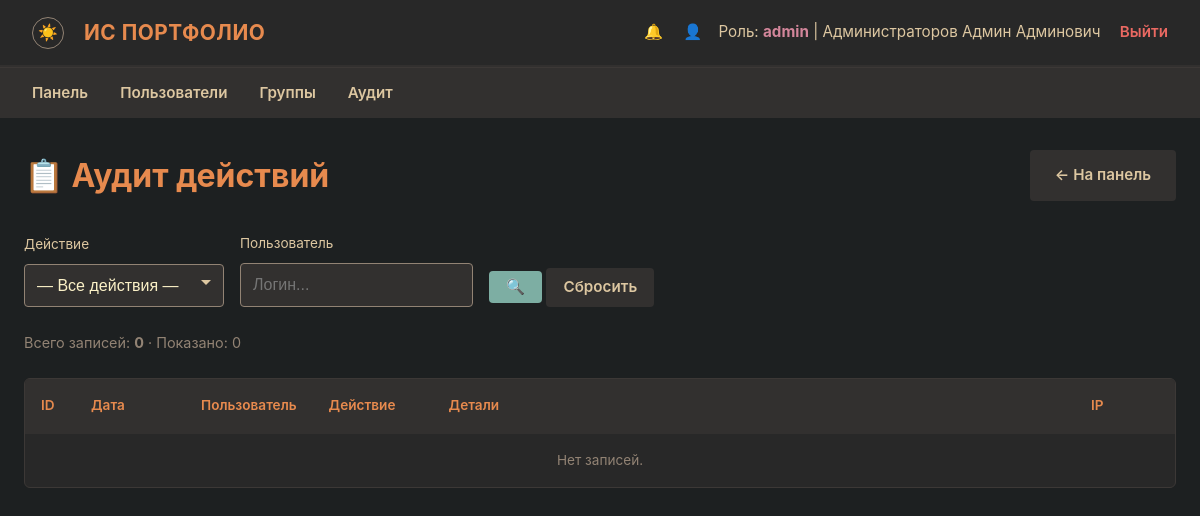
Before: /admin/audit (signed in) with the older database file.
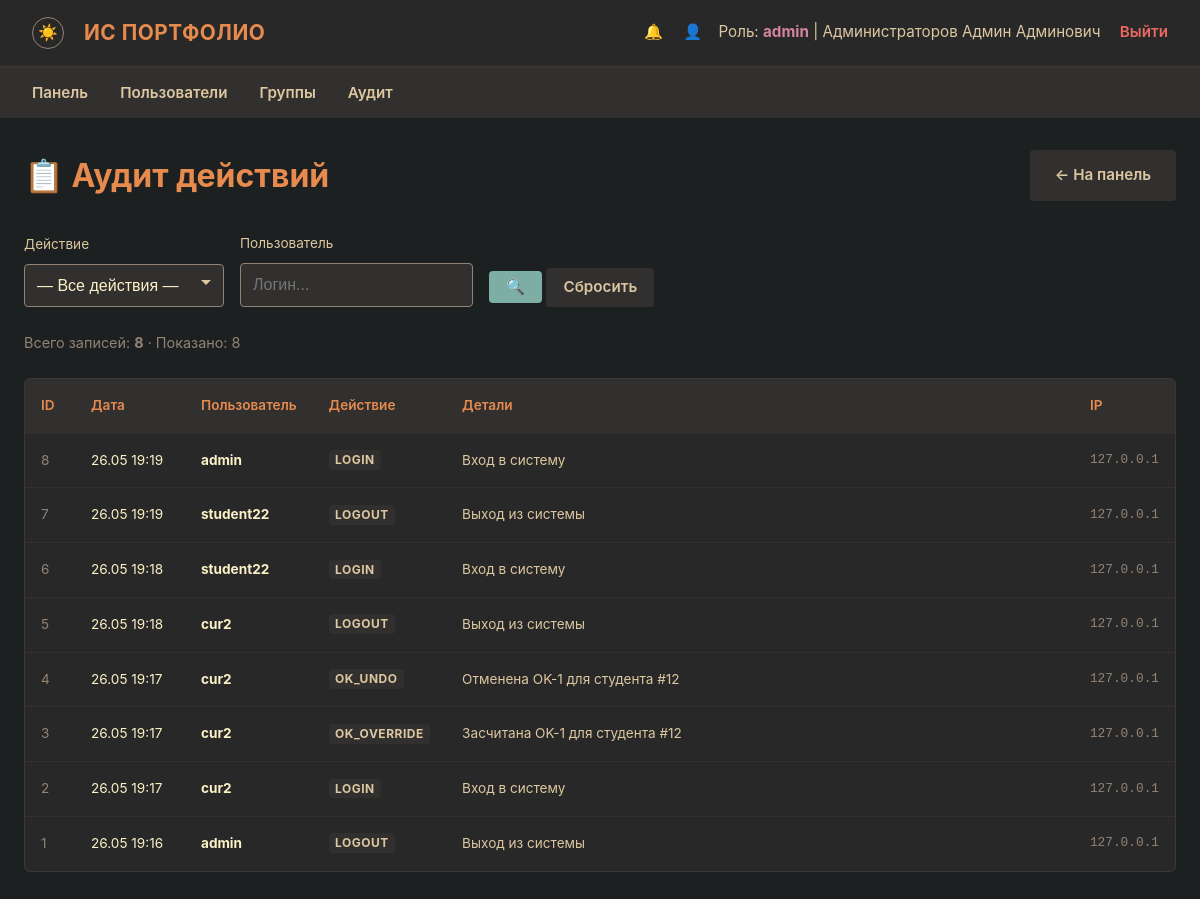
After: the same page with the newer database file.
### models.py (models this page shows, shortened)
class User(db.Model, UserMixin):
    __tablename__ = 'users'
    id: int = db.Column(db.Integer, primary_key=True)
    username: str = db.Column(db.String(50), unique=True, nullable=False)
    password_hash: str = db.Column(db.String(256), nullable=False)
    role: str = db.Column(db.String(20), nullable=False)
    last_name: Optional[str] = db.Column(db.String(50), nullable=True)
    first_name: Optional[str] = db.Column(db.String(50), nullable=True)
    patronymic: Optional[str] = db.Column(db.String(50), nullable=True)
    group_name: Optional[str] = db.Column(db.String(20), nullable=True)
    group_id: Optional[int] = db.Column(db.Integer, db.ForeignKey('groups.id'), nullable=True)
    events = db.relationship('Event', backref='student', lazy=True, cascade='all, delete-orphan')
    notifications = db.relationship('Notification', backref='user', lazy=True, cascade='all, delete-orphan')
    scholarship_requests = db.relationship('ScholarshipRequest', backref='student', lazy=True, cascade='all, delete-orphan')
    curated_groups = db.relationship('Group', foreign_keys='Group.curator_id',
                                     back_populates='curator', lazy='select')

class AuditLog(db.Model):
    __tablename__ = 'audit_log'
    id: int = db.Column(db.Integer, primary_key=True)
    user_id: int = db.Column(db.Integer, db.ForeignKey('users.id'), nullable=True)
    username: str = db.Column(db.String(50), nullable=False)
    action: str = db.Column(db.String(50), nullable=False)
    details: Optional[str] = db.Column(db.Text, nullable=True)
    ip_address: Optional[str] = db.Column(db.String(45), nullable=True)
    created_at: datetime = db.Column(db.DateTime, default=datetime.utcnow, nullable=False)

### routes/admin.py (the view)
    @app.route('/admin/audit', methods=['GET'])
    @login_required
    def admin_audit():
        if current_user.role != UserRole.ADMIN:
            _admin_only()
        from models import AuditLog
        from sqlalchemy import desc
        page = request.args.get('page', 1, type=int)
        per_page = 50
        action_filter = request.args.get('action', '')
        user_filter = request.args.get('username', '')
        q = AuditLog.query
        if action_filter:
            q = q.filter(AuditLog.action == action_filter)
        if user_filter:
            q = q.filter(AuditLog.username.ilike(f'%{user_filter}%'))
        q = q.order_by(desc(AuditLog.created_at))
        total = q.count()
        offset = (page - 1) * per_page
        logs = q.offset(offset).limit(per_page).all()
        actions = [r[0] for r in db.session.query(AuditLog.action).distinct().order_by(AuditLog.action).all()]
        return render_template('admin_audit.html',
                               logs=logs, page=page, per_page=per_page,
                               total=total, actions=actions,
                               action_filter=action_filter,
                               user_filter=user_filter)

### helpers.py (called while the page is built)
def generate_csrf_token() -> str:
    if '_csrf_token' not in session:
        session['_csrf_token'] = secrets.token_hex(CSRF_TOKEN_BYTES)
    return session['_csrf_token']

### templates/admin_audit.html (shortened to what this page needs)
{% extends 'base.html' %}
{% block content %}
<div class="page-header">
    <h1 style="color: var(--orange); margin: 0;">📋 Аудит действий</h1>
    <a href="{{ url_for('admin_dashboard') }}" class="btn" style="background-color: var(--bg2); color: var(--fg1); text-decoration: none;">← На панель</a>
</div>
<form method="GET" style="display: flex; gap: 1rem; margin-bottom: 1.5rem; flex-wrap: wrap; align-items: flex-end;">
    <div class="form-group" style="margin: 0; min-width: 200px;">
        <label for="action" style="font-size: 0.85rem;">Действие</label>
        <select id="action" name="action" class="form-control" onchange="this.form.submit()">
            <option value="">— Все действия —</option>
        </select>
    </div>
    <div class="form-group" style="margin: 0; min-width: 200px;">
        <label for="username" style="font-size: 0.85rem;">Пользователь</label>
        <input type="text" id="username" name="username" class="form-control"
               placeholder="Логин..." value="{{ user_filter }}" onchange="this.form.submit()">
    </div>
    <div style="padding-top: 1.2rem;">
        <button type="submit" class="btn btn-primary" style="padding: 0.4rem 1rem;">🔍</button>
        <a href="{{ url_for('admin_audit') }}" class="btn" style="background: var(--bg2); color: var(--fg1); padding: 0.4rem 1rem;">Сбросить</a>
    </div>
</form>
<p style="color: var(--gray); font-size: 0.9rem; margin-bottom: 1rem;">
    Всего записей: <strong>{{ total }}</strong>
    · Показано: {{ logs|length }}
</p>
<div class="table-responsive">
    <table style="font-size: 0.85rem;">
        <thead>
            <tr>
                <th style="width: 50px;">ID</th>
                <th style="width: 110px;">Дата</th>
                <th style="width: 90px;">Пользователь</th>
                <th style="width: 120px;">Действие</th>
                <th>Детали</th>
                <th style="width: 100px;">IP</th>
            </tr>
        </thead>
        <tbody>
            {% for log in logs %}
            <tr>
                <td style="color: var(--gray);">{{ log.id }}</td>
                <td style="white-space: nowrap;">{{ log.created_at.strftime('%d.%m %H:%M') if log.created_at else '' }}</td>
                <td style="font-weight: bold; color: var(--fg0);">{{ log.username }}</td>
                <td><span class="status-badge" style="font-size: 0.75rem; background: var(--bg2); color: var(--fg1); padding: 0.15rem 0.4rem;">{{ log.action }}</span></td>
                <td style="color: var(--fg1); max-width: 350px; overflow: hidden; text-overflow: ellipsis; white-space: nowrap;" title="{{ log.details or '' }}">{{ log.details or '—' }}</td>
                <td style="color: var(--gray); font-family: monospace; font-size: 0.8rem;">{{ log.ip_address or '—' }}</td>
            </tr>
            {% else %}
            <tr><td colspan="6" style="text-align: center; color: var(--gray);">Нет записей.</td></tr>
            {% endfor %}
        </tbody>
    </table>
</div>
{% endblock %}

### templates/base.html (shortened to what this page needs)
<!DOCTYPE html>
<html lang="ru">
<head>
    <link rel="stylesheet" href="{{ url_for('static', filename='css/style.css') }}">
</head>
<body>
    {% if current_user.is_authenticated %}
    <nav class="navbar">
        <div class="navbar-brand">
            <button class="theme-toggle" id="themeToggle" title="Сменить тему">☀️</button>
            ИС Портфолио
        </div>
        <div class="navbar-user">
            <a href="{{ url_for('notifications') }}" style="color: var(--fg1); text-decoration: none; margin-right: 1rem; position: relative;">
                🔔
            </a>
            <a href="{{ url_for('profile') }}" style="color: var(--fg1); text-decoration: none; margin-right: 0.75rem;">👤</a>
            Роль: <strong>{{ current_user.role }}</strong> |
            {% if current_user.last_name or current_user.first_name %}
            {{ current_user.last_name or '' }} {{ current_user.first_name or '' }} {{ current_user.patronymic or '' }}
            {% else %}
            {{ current_user.username }}
            {% endif %}
            <a href="{{ url_for('logout') }}" class="logout-link">Выйти</a>
        </div>
    </nav>
    <nav class="role-nav">
        <ul>
            {% if current_user.role == 'admin' %}
            <li><a href="{{ url_for('admin_dashboard') }}">Панель</a></li>
            <li><a href="{{ url_for('admin_users') }}">Пользователи</a></li>
            <li><a href="{{ url_for('admin_groups') }}">Группы</a></li>
            <li><a href="{{ url_for('admin_audit') }}">Аудит</a></li>
            {% elif current_user.role == 'student' %}
            <li><a href="{{ url_for('student_dashboard') }}">Моя панель</a></li>
            <li><a href="{{ url_for('student_create') }}">Создать пост</a></li>
            <li><a href="{{ url_for('student_history') }}">История</a></li>
            <li><a href="{{ url_for('rating') }}">Рейтинг</a></li>
            {% elif current_user.role == 'curator' %}
            <li><a href="{{ url_for('curator_dashboard') }}">Панель куратора</a></li>
            <li><a href="{{ url_for('curator_pending') }}">Заявки</a></li>
            <li><a href="{{ url_for('curator_resolved') }}">Журнал</a></li>
            <li><a href="{{ url_for('rating') }}">Рейтинг</a></li>
            {% elif current_user.role == 'commission' %}
            <li><a href="{{ url_for('commission_dashboard') }}">Панель комиссии</a></li>
            <li><a href="{{ url_for('commission_disputes') }}">Споры</a></li>
            <li><a href="{{ url_for('commission_scholarships') }}">Стипендии</a></li>
            <li><a href="{{ url_for('commission_archive') }}">Архив</a></li>
            {% endif %}
        </ul>
    </nav>
    {% endif %}
    <div class="container">
        {% block content %}{% endblock %}
    </div>
</body>
</html>

### static/css/style.css (style rules this page uses)
:root { --bg0: #1d2021; --bg1: #282828; --bg2: #32302f; --bg3: #3c3836; --fg0: #fbf1c7; --fg1: #ddc7a1; --red: #ea6962; --green: #a9b665; --yellow: #d8a657; --blue: #7daea3; --orange: #e78a4e; --purple: #d3869b; --gray: #928374; }
* { box-sizing: border-box; margin: 0; padding: 0; }
body { background-color: var(--bg0); color: var(--fg0); font-family: -apple-system, BlinkMacSystemFont, "Segoe UI", Roboto, Helvetica, Arial, sans-serif; font-size: 16px; line-height: 1.6; padding-bottom: 3rem; }
.navbar { background-color: var(--bg1); padding: 1rem 2rem; display: flex; justify-content: space-between; align-items: center; border-bottom: 2px solid var(--bg2); box-shadow: 0 4px 6px rgba(0, 0, 0, 0.3); }
.navbar-brand { display: flex; align-items: center; gap: 0.5rem; font-weight: 700; color: var(--orange); font-size: 1.3rem; letter-spacing: 0.5px; text-transform: uppercase; }
.navbar-user { color: var(--fg1); font-size: 0.95rem; }
.navbar-user strong { color: var(--purple); }
.logout-link { color: var(--red); text-decoration: none; margin-left: 15px; font-weight: 600; border-bottom: 1px dashed transparent; transition: border-color 0.2s ease; }
.role-nav { background-color: var(--bg2); padding: 0.75rem 2rem; border-top: 1px solid var(--bg3); }
.role-nav ul { list-style: none; display: flex; gap: 2rem; margin: 0; }
.role-nav li { display: inline; }
.role-nav a { color: var(--fg1); text-decoration: none; font-weight: 600; font-size: 0.95rem; padding: 0.5rem 0; border-bottom: 2px solid transparent; transition: border-color 0.2s ease, color 0.2s ease; }
.container { max-width: 1200px; margin: 2rem auto; padding: 0 1.5rem; }
.form-group { margin-bottom: 1.25rem; }
.form-group label { display: block; margin-bottom: 0.5rem; color: var(--fg1); font-size: 0.95rem; }
.form-control { width: 100%; padding: 0.75rem; background-color: var(--bg2); border: 1px solid var(--gray); color: var(--fg0); border-radius: 4px; font-size: 1rem; transition: border-color 0.2s ease, box-shadow 0.2s ease; }
select.form-control { cursor: pointer; appearance: none; background-repeat: no-repeat; background-position: right 0.75rem center; padding-right: 2rem; }
.btn { display: inline-block; padding: 0.75rem 1.5rem; border: 1px solid transparent; border-radius: 4px; cursor: pointer; font-weight: 600; font-size: 0.95rem; text-align: center; text-decoration: none; transition: opacity 0.15s ease, transform 0.1s ease; }
.btn-primary { background-color: var(--blue); color: var(--bg0); }
.status-badge { padding: 0.25rem 0.6rem; border-radius: 4px; font-size: 0.8rem; font-weight: 700; text-transform: uppercase; letter-spacing: 0.5px; }
.table-responsive { width: 100%; overflow-x: auto; background-color: var(--bg1); border: 1px solid var(--bg3); border-radius: 6px; margin-top: 1.5rem; }
table { width: 100%; border-collapse: collapse; text-align: left; }
th, td { padding: 1rem; border-bottom: 1px solid var(--bg2); }
th { background-color: var(--bg2); color: var(--orange); font-weight: 600; }
tr:last-child td { border-bottom: none; }
.theme-toggle { background: none; border: 1px solid var(--gray); border-radius: 50%; width: 32px; height: 32px; display: inline-flex; align-items: center; justify-content: center; cursor: pointer; font-size: 1rem; line-height: 1; color: var(--fg1); margin-right: 0.75rem; vertical-align: middle; }
.page-header { display: flex; justify-content: space-between; align-items: center; margin-bottom: 2rem; flex-wrap: wrap; gap: 1rem; }

Changed rows visible on the page:
added AuditLog: id "8", created_at "26.05 19:19", username "admin", action "LOGIN", details "Вход в систему", ip_address "127.0.0.1"
added AuditLog: id "7", created_at "26.05 19:19", username "student22", action "LOGOUT", details "Выход из системы", ip_address "127.0.0.1"
added AuditLog: id "6", created_at "26.05 19:18", username "student22", action "LOGIN", details "Вход в систему", ip_address "127.0.0.1"
added AuditLog: id "5", created_at "26.05 19:18", username "cur2", action "LOGOUT", details "Выход из системы", ip_address "127.0.0.1"
added AuditLog: id "4", created_at "26.05 19:17", username "cur2", action "OK_UNDO", details "Отменена OK-1 для студента #12", ip_address "127.0.0.1"
added AuditLog: id "3", created_at "26.05 19:17", username "cur2", action "OK_OVERRIDE", details "Засчитана OK-1 для студента #12", ip_address "127.0.0.1"
added AuditLog: id "2", created_at "26.05 19:17", username "cur2", action "LOGIN", details "Вход в систему", ip_address "127.0.0.1"
added AuditLog: id "1", created_at "26.05 19:16", username "admin", action "LOGOUT", details "Выход из системы", ip_address "127.0.0.1"
Other visible differences:
{{ total }}: "0" → "8"
{{ logs|length }}: "0" → "8"
text no longer shown: "Нет записей."
